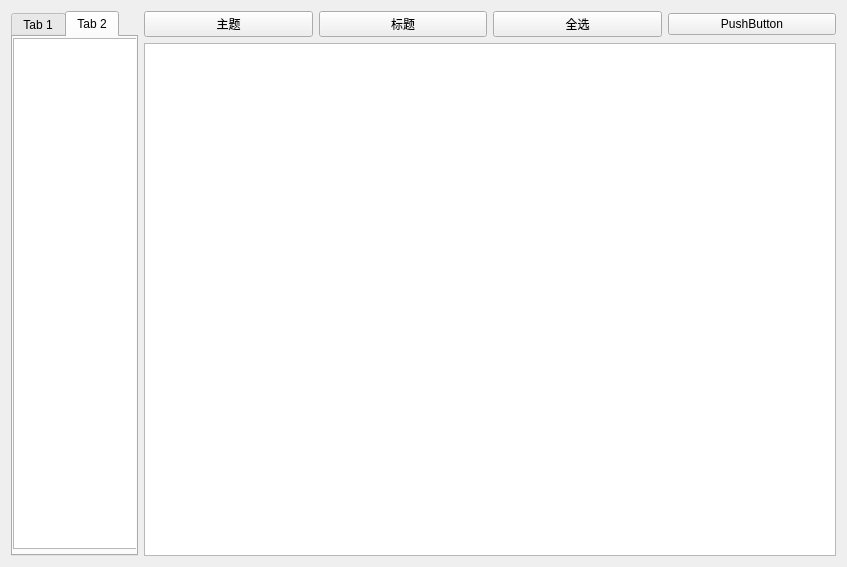
<?xml version="1.0" encoding="UTF-8"?>
<ui version="4.0">
 <class>myWindow</class>
 <widget class="QWidget" name="myWindow">
  <property name="geometry">
   <rect>
    <x>0</x>
    <y>0</y>
    <width>847</width>
    <height>567</height>
   </rect>
  </property>
  <property name="windowTitle">
   <string>Form</string>
  </property>
  <layout class="QHBoxLayout" name="horizontalLayout_2">
   <item>
    <layout class="QHBoxLayout" name="horizontalLayout" stretch="0,3">
     <item>
      <widget class="QTabWidget" name="tabWidget">
       <property name="currentIndex">
        <number>1</number>
       </property>
       <widget class="QWidget" name="tab">
        <attribute name="title">
         <string>Tab 1</string>
        </attribute>
        <widget class="ListWidget" name="listWidget1">
         <property name="geometry">
          <rect>
           <x>0</x>
           <y>0</y>
           <width>141</width>
           <height>511</height>
          </rect>
         </property>
        </widget>
       </widget>
       <widget class="QWidget" name="tab_2">
        <attribute name="title">
         <string>Tab 2</string>
        </attribute>
        <widget class="QListWidget" name="listWidget2">
         <property name="geometry">
          <rect>
           <x>0</x>
           <y>1</y>
           <width>141</width>
           <height>511</height>
          </rect>
         </property>
        </widget>
       </widget>
      </widget>
     </item>
     <item>
      <layout class="QVBoxLayout" name="verticalLayout">
       <item>
        <layout class="QHBoxLayout" name="horizontalLayout_3">
         <item>
          <widget class="QPushButton" name="pushButton_theme">
           <property name="text">
            <string>主题</string>
           </property>
          </widget>
         </item>
         <item>
          <widget class="QPushButton" name="pushButton_title">
           <property name="text">
            <string>标题</string>
           </property>
          </widget>
         </item>
         <item>
          <widget class="QPushButton" name="pushButton_shadow">
           <property name="text">
            <string>全选</string>
           </property>
          </widget>
         </item>
         <item>
          <widget class="QPushButton" name="pushButton">
           <property name="text">
            <string>PushButton</string>
           </property>
          </widget>
         </item>
        </layout>
       </item>
       <item>
        <widget class="QGraphicsView" name="graphicsView">
         <property name="sizePolicy">
          <sizepolicy hsizetype="Expanding" vsizetype="Expanding">
           <horstretch>0</horstretch>
           <verstretch>0</verstretch>
          </sizepolicy>
         </property>
         <property name="verticalScrollBarPolicy">
          <enum>Qt::ScrollBarAlwaysOff</enum>
         </property>
         <property name="horizontalScrollBarPolicy">
          <enum>Qt::ScrollBarAlwaysOff</enum>
         </property>
         <property name="sizeAdjustPolicy">
          <enum>QAbstractScrollArea::AdjustToContents</enum>
         </property>
         <property name="resizeAnchor">
          <enum>QGraphicsView::AnchorViewCenter</enum>
         </property>
         <property name="viewportUpdateMode">
          <enum>QGraphicsView::FullViewportUpdate</enum>
         </property>
        </widget>
       </item>
      </layout>
     </item>
    </layout>
   </item>
  </layout>
 </widget>
 <customwidgets>
  <customwidget>
   <class>ListWidget</class>
   <extends>QListWidget</extends>
   <header>GraphShow/ListWidget/ListWidget.h</header>
  </customwidget>
 </customwidgets>
 <resources/>
 <connections/>
</ui>
